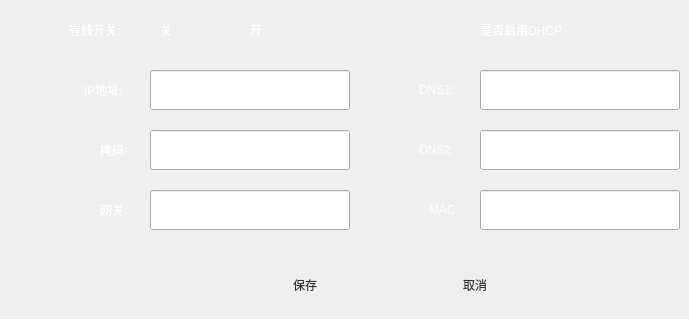
   <widget class="QWidget" name="tab_13">
    <attribute name="title">
     <string>有线网络设置</string>
    </attribute>
    <widget class="QLineEdit" name="lineEdit_DNS1">
     <property name="geometry">
      <rect>
       <x>480</x>
       <y>70</y>
       <width>200</width>
       <height>40</height>
      </rect>
     </property>
     <property name="styleSheet">
      <string notr="true">font:500 14pt &quot;Ubuntu&quot;;</string>
     </property>
    </widget>
    <widget class="QLineEdit" name="lineEdit_gateway">
     <property name="geometry">
      <rect>
       <x>150</x>
       <y>190</y>
       <width>200</width>
       <height>40</height>
      </rect>
     </property>
     <property name="styleSheet">
      <string notr="true">font:500 14pt &quot;Ubuntu&quot;;</string>
     </property>
    </widget>
    <widget class="QPushButton" name="pushButton_network_close">
     <property name="geometry">
      <rect>
       <x>190</x>
       <y>10</y>
       <width>50</width>
       <height>50</height>
      </rect>
     </property>
     <property name="focusPolicy">
      <enum>Qt::NoFocus</enum>
     </property>
     <property name="styleSheet">
      <string notr="true">background-image: url(:/images/switch_off.gif);border:none;</string>
     </property>
     <property name="text">
      <string/>
     </property>
    </widget>
    <widget class="QPushButton" name="pushButton_DHCP_on">
     <property name="geometry">
      <rect>
       <x>430</x>
       <y>10</y>
       <width>40</width>
       <height>40</height>
      </rect>
     </property>
     <property name="focusPolicy">
      <enum>Qt::NoFocus</enum>
     </property>
     <property name="styleSheet">
      <string notr="true">background: url(:/images/iconCheck2.gif) no-repeat center center;border:none;</string>
     </property>
     <property name="text">
      <string/>
     </property>
    </widget>
    <widget class="QLabel" name="label_DNS1">
     <property name="geometry">
      <rect>
       <x>419</x>
       <y>80</y>
       <width>61</width>
       <height>20</height>
      </rect>
     </property>
     <property name="styleSheet">
      <string notr="true">color: rgb(255, 255, 255);
font: 500 13pt &quot;Ubuntu&quot;;</string>
     </property>
     <property name="text">
      <string>DNS1:</string>
     </property>
    </widget>
    <widget class="QLineEdit" name="lineEdit_DNS2">
     <property name="geometry">
      <rect>
       <x>480</x>
       <y>130</y>
       <width>200</width>
       <height>40</height>
      </rect>
     </property>
     <property name="styleSheet">
      <string notr="true">font:500 14pt &quot;Ubuntu&quot;;</string>
     </property>
    </widget>
    <widget class="QLabel" name="label_network_close">
     <property name="geometry">
      <rect>
       <x>160</x>
       <y>20</y>
       <width>21</width>
       <height>20</height>
      </rect>
     </property>
     <property name="styleSheet">
      <string notr="true">color: rgb(255, 255, 255);
font: 500 13pt &quot;Ubuntu&quot;;</string>
     </property>
     <property name="text">
      <string>关</string>
     </property>
    </widget>
    <widget class="QLineEdit" name="lineEdit_ipaddress">
     <property name="geometry">
      <rect>
       <x>150</x>
       <y>70</y>
       <width>200</width>
       <height>40</height>
      </rect>
     </property>
     <property name="styleSheet">
      <string notr="true">font:500 14pt &quot;Ubuntu&quot;;</string>
     </property>
     <property name="text">
      <string/>
     </property>
    </widget>
    <widget class="QLabel" name="label_netmask">
     <property name="geometry">
      <rect>
       <x>100</x>
       <y>140</y>
       <width>50</width>
       <height>20</height>
      </rect>
     </property>
     <property name="styleSheet">
      <string notr="true">color: rgb(255, 255, 255);
font: 500 13pt &quot;Ubuntu&quot;;</string>
     </property>
     <property name="text">
      <string>掩码:</string>
     </property>
    </widget>
    <widget class="QLineEdit" name="lineEdit_netmask">
     <property name="geometry">
      <rect>
       <x>150</x>
       <y>130</y>
       <width>200</width>
       <height>40</height>
      </rect>
     </property>
     <property name="styleSheet">
      <string notr="true">font:500 14pt &quot;Ubuntu&quot;;</string>
     </property>
    </widget>
    <widget class="QLabel" name="label_gateway">
     <property name="geometry">
      <rect>
       <x>100</x>
       <y>200</y>
       <width>50</width>
       <height>20</height>
      </rect>
     </property>
     <property name="styleSheet">
      <string notr="true">color: rgb(255, 255, 255);
font: 500 13pt &quot;Ubuntu&quot;;</string>
     </property>
     <property name="text">
      <string>网关:</string>
     </property>
    </widget>
    <widget class="QLabel" name="label_network_open">
     <property name="geometry">
      <rect>
       <x>250</x>
       <y>20</y>
       <width>21</width>
       <height>20</height>
      </rect>
     </property>
     <property name="styleSheet">
      <string notr="true">color: rgb(255, 255, 255);
font: 500 13pt &quot;Ubuntu&quot;;</string>
     </property>
     <property name="text">
      <string>开</string>
     </property>
    </widget>
    <widget class="QLabel" name="label_network_switch">
     <property name="geometry">
      <rect>
       <x>69</x>
       <y>20</y>
       <width>81</width>
       <height>20</height>
      </rect>
     </property>
     <property name="styleSheet">
      <string notr="true">color: rgb(255, 255, 255);
font: 500 13pt &quot;Ubuntu&quot;;</string>
     </property>
     <property name="text">
      <string>有线开关:</string>
     </property>
    </widget>
    <widget class="QLabel" name="label_ipaddress">
     <property name="geometry">
      <rect>
       <x>84</x>
       <y>80</y>
       <width>61</width>
       <height>20</height>
      </rect>
     </property>
     <property name="styleSheet">
      <string notr="true">color: rgb(255, 255, 255);
font: 500 13pt &quot;Ubuntu&quot;;</string>
     </property>
     <property name="text">
      <string>IP地址:</string>
     </property>
    </widget>
    <widget class="QLineEdit" name="lineEdit_MAC">
     <property name="geometry">
      <rect>
       <x>480</x>
       <y>190</y>
       <width>200</width>
       <height>40</height>
      </rect>
     </property>
     <property name="styleSheet">
      <string notr="true">font:500 14pt &quot;Ubuntu&quot;;</string>
     </property>
     <property name="readOnly">
      <bool>true</bool>
     </property>
    </widget>
    <widget class="QPushButton" name="pushButton_network_open">
     <property name="geometry">
      <rect>
       <x>190</x>
       <y>10</y>
       <width>50</width>
       <height>50</height>
      </rect>
     </property>
     <property name="focusPolicy">
      <enum>Qt::NoFocus</enum>
     </property>
     <property name="styleSheet">
      <string notr="true">background-image: url(:/images/switch_on.gif);border:none;</string>
     </property>
     <property name="text">
      <string/>
     </property>
    </widget>
    <widget class="QPushButton" name="pushButton_submit1">
     <property name="geometry">
      <rect>
       <x>230</x>
       <y>260</y>
       <width>150</width>
       <height>50</height>
      </rect>
     </property>
     <property name="focusPolicy">
      <enum>Qt::NoFocus</enum>
     </property>
     <property name="styleSheet">
      <string notr="true">QPushButton{border:none;background-image: url(:/images/btnBg.gif);font: 400 14pt &quot;Ubuntu&quot;;color: rgb(46, 52, 54);} 
QPushButton:pressed{border:none;background-image: url(:/images/btnBg_down.gif);} 
</string>
     </property>
     <property name="text">
      <string>保存</string>
     </property>
    </widget>
    <widget class="QLabel" name="label_MAC">
     <property name="geometry">
      <rect>
       <x>429</x>
       <y>200</y>
       <width>51</width>
       <height>20</height>
      </rect>
     </property>
     <property name="styleSheet">
      <string notr="true">color: rgb(255, 255, 255);
font: 500 13pt &quot;Ubuntu&quot;;</string>
     </property>
     <property name="text">
      <string>MAC:</string>
     </property>
    </widget>
    <widget class="QPushButton" name="pushButton_DHCP_off">
     <property name="geometry">
      <rect>
       <x>430</x>
       <y>10</y>
       <width>40</width>
       <height>40</height>
      </rect>
     </property>
     <property name="focusPolicy">
      <enum>Qt::NoFocus</enum>
     </property>
     <property name="styleSheet">
      <string notr="true">background: url(:/images/iconCheck1.gif) no-repeat center center;border:none;</string>
     </property>
     <property name="text">
      <string/>
     </property>
    </widget>
    <widget class="QLabel" name="label_DNS2">
     <property name="geometry">
      <rect>
       <x>419</x>
       <y>140</y>
       <width>61</width>
       <height>20</height>
      </rect>
     </property>
     <property name="styleSheet">
      <string notr="true">color: rgb(255, 255, 255);
font: 500 13pt &quot;Ubuntu&quot;;</string>
     </property>
     <property name="text">
      <string>DNS2:</string>
     </property>
    </widget>
    <widget class="QLabel" name="label_dhcp">
     <property name="geometry">
      <rect>
       <x>480</x>
       <y>20</y>
       <width>120</width>
       <height>20</height>
      </rect>
     </property>
     <property name="styleSheet">
      <string notr="true">color: rgb(255, 255, 255);
font: 500 13pt &quot;Ubuntu&quot;;</string>
     </property>
     <property name="text">
      <string>是否启用DHCP</string>
     </property>
    </widget>
    <widget class="QPushButton" name="pushButton_cancel1">
     <property name="geometry">
      <rect>
       <x>400</x>
       <y>260</y>
       <width>150</width>
       <height>50</height>
      </rect>
     </property>
     <property name="focusPolicy">
      <enum>Qt::NoFocus</enum>
     </property>
     <property name="styleSheet">
      <string notr="true">QPushButton{border:none;background-image: url(:/images/btnBg.gif);font: 400 14pt &quot;Ubuntu&quot;;color: rgb(46, 52, 54);} 
QPushButton:pressed{border:none;background-image: url(:/images/btnBg_down.gif);} 
</string>
     </property>
     <property name="text">
      <string>取消</string>
     </property>
    </widget>
   </widget>
